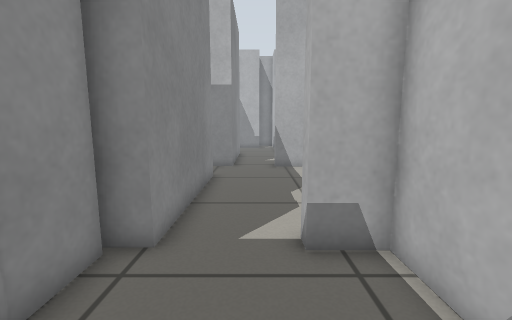
view 1 (above)

22 first-person views from a walk through a world built for the Gazebo simulator. The camera is 0.63 m above the floor, tilts 8° down and sees 90° across. The floor is counted in squares, 0.25 m on a side. Each view is taken from the middle of a square. On the plan, view 1 faces up. The plan holds only what a view shows up to about 17 squares ahead; the rest is blank.

view 2
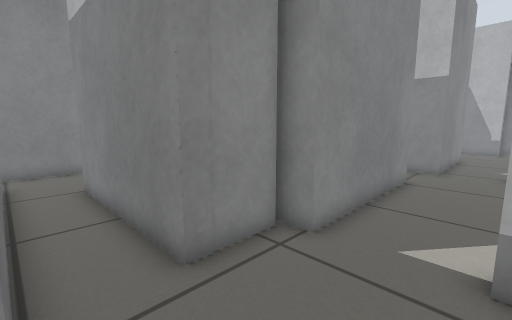

view 3
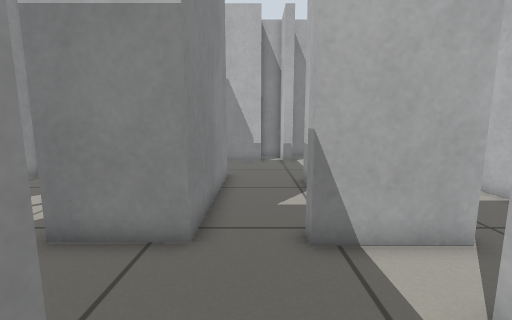

view 4
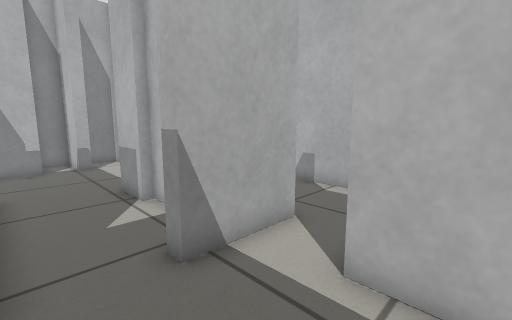

view 5
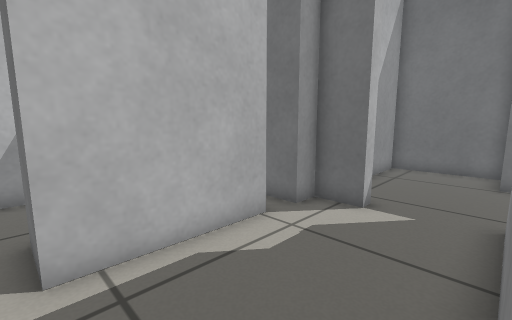

view 6
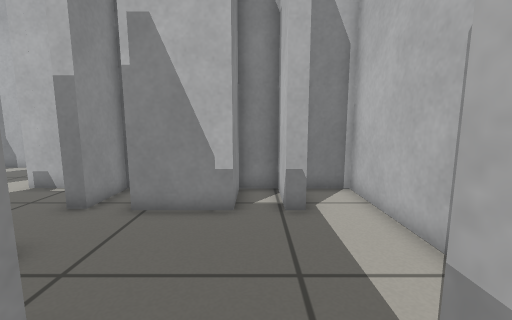

view 7
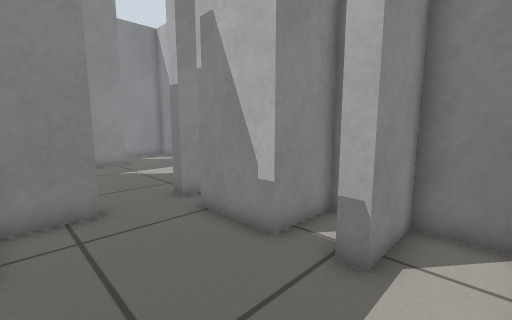

view 8
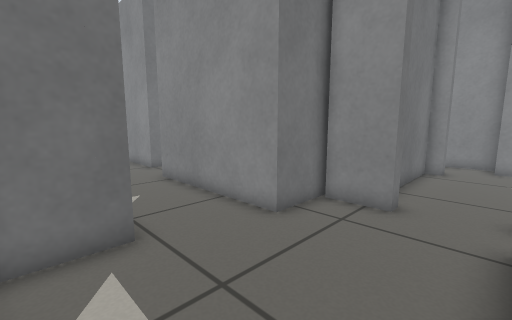

view 9
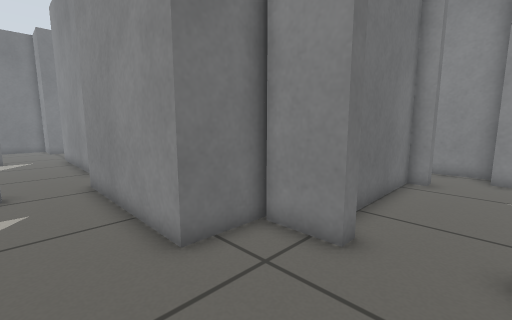

view 10
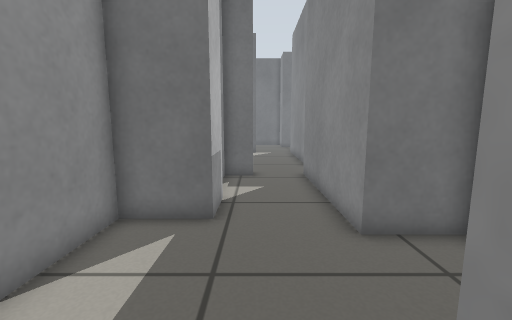

view 11
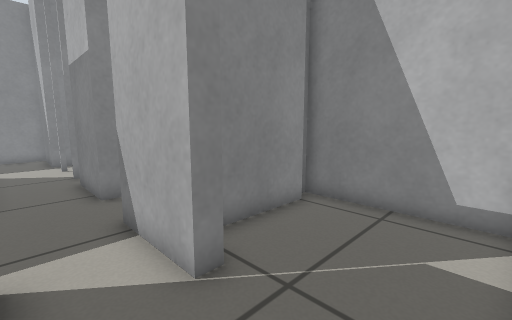

view 12
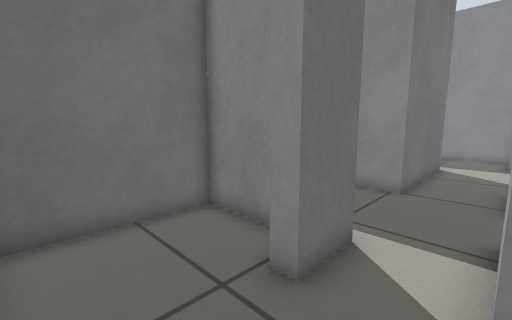

view 13
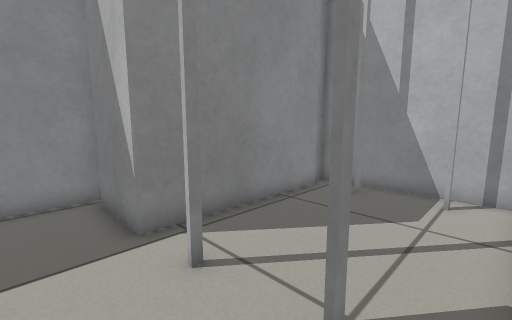

view 14
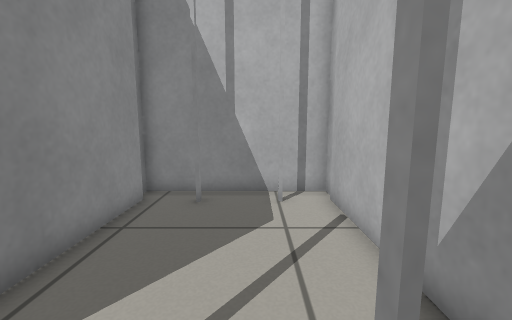

view 15
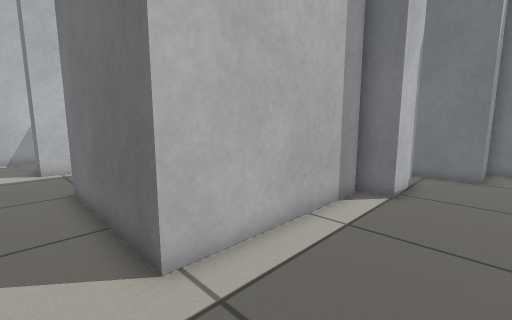

view 16
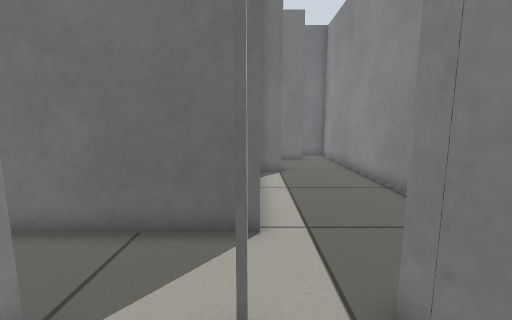

view 17
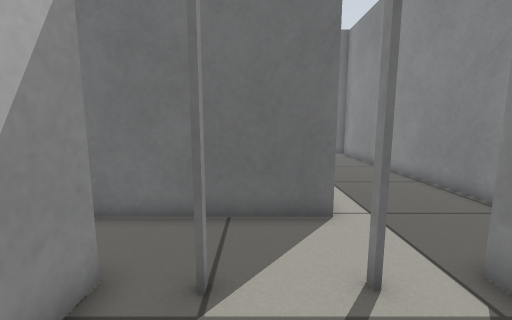

view 18
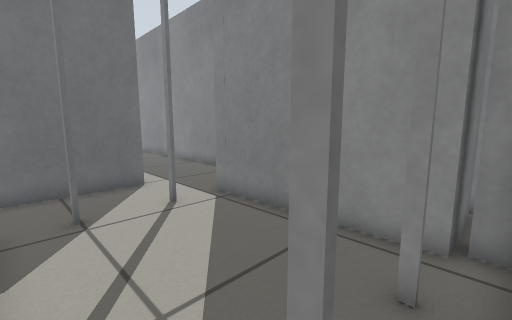

view 19
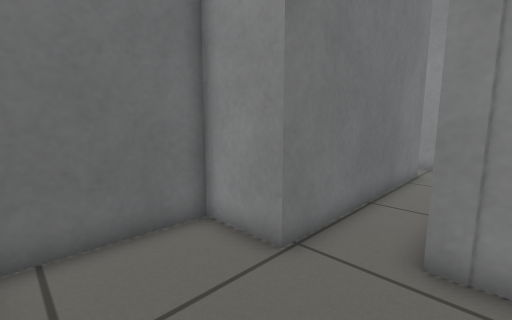

view 20
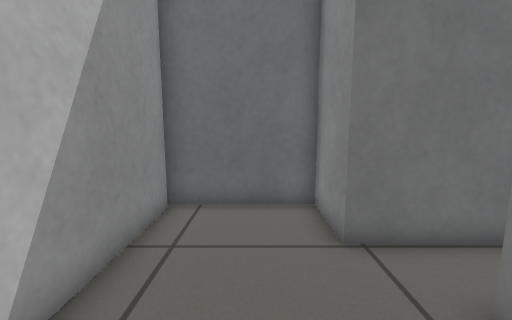

view 21
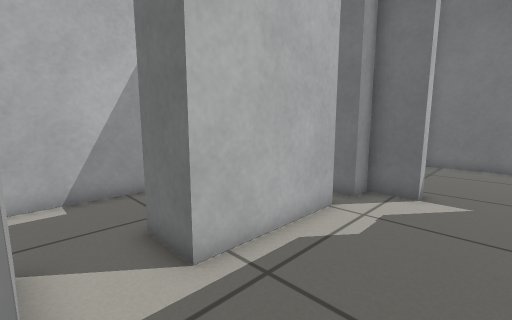

view 22
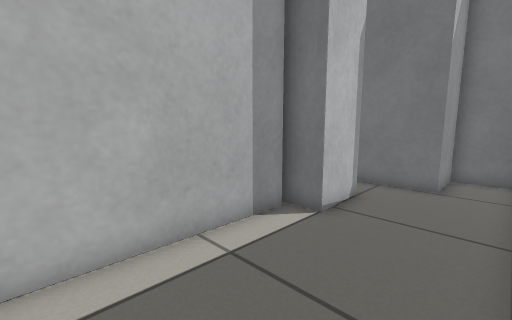

### Floor plan
Ten units are one square. View 1 is at (0, 0); x grows to the right and y downward. Boxes are objects, and circles mark ways between rooms. Rooms are numbered by the first view taken in them; rooms with no view inside come last. Other rooms are left out.
<svg viewBox="-150 -304 241 337">
<path fill="none" stroke="#000" d="M-21 -48 -32 -48M-30 -48 -30 -21 -102 -21M-106 1 -19 1 -19 28 27 28 27 -48 11 -48M27 -186 27 -194 21 -194 21 -214M26 -150 11 -150 11 -156 27 -156 27 -165M-41 -224 -14 -224 -14 -150 -45 -150M-56 -123 -21 -123 -21 -48M-44 -247 -38 -247 -38 -226M27 -77 27 -128M19 -272 19 -298 3 -298 3 -272 -27 -272M9 -54 27 -54 27 -65M11 -48 11 -55M-40 -299 -40 -272 -47 -272M21 -214 47 -214 47 -298 25 -298 25 -272 19 -272M45 -157 45 -150 26 -150M27 -128 48 -128 48 -121M86 -112 85 -195M34 -110 34 -84 82 -84M32 -201 32 -166M82 -208 27 -208M-45 -150 -45 -234 -111 -234 -111 -225M-108 -224 -108 -150M-91 -123 -56 -123M-91 -49 -91 -123M-102 -21 -103 -47 -87 -47M-108 -150 -139 -150M-145 -153 -145 6M-143 28 -123 28 -123 1 -106 1M-118 -247 -111 -247 -111 -240 -61 -240M-131 -286 -131 -265M-145 -266 -145 -243M-140 -224 -108 -224"/>
<circle cx="-5" cy="-50" r="3" fill="#2a7"/>
<circle cx="-100" cy="-10" r="3" fill="#2a7"/>
<circle cx="20" cy="-245" r="3" fill="#2a7"/>
<circle cx="35" cy="-140" r="3" fill="#2a7"/>
<circle cx="-45" cy="-135" r="3" fill="#2a7"/>
<circle cx="-45" cy="-260" r="3" fill="#2a7"/>
<circle cx="-100" cy="-137" r="3" fill="#2a7"/>
<text x="-10" y="-10">1</text>
<text x="0" y="-170">2</text>
<text x="30" y="-250">3</text>
<text x="60" y="-150">4</text>
<text x="-80" y="-180">5</text>
<text x="-120" y="-70">6</text>
<text x="-100" y="-260">7</text>
</svg>
Room 1 opens to room 2. Room 1 opens to room 6. Room 2 opens to room 3. Room 2 opens to room 4. Room 2 opens to room 5. Room 2 opens to room 7. Room 5 opens to room 6.

Where each view was taken, in squares from view 1:
view 1: 0 up, 0 right, facing up
view 2: 0 up, 1 right, facing up-left
view 3: 10 up, 0 right, facing up
view 4: 11 up, 1 left, facing up-right
view 5: 13 up, 2 left, facing down-right
view 6: 20 up, 1 right, facing up
view 7: 23 up, 4 right, facing up-left
view 8: 27 up, 4 right, facing down-left
view 9: 27 up, 1 right, facing down-left
view 10: 28 up, 1 right, facing down
view 11: 13 up, 8 right, facing up-left
view 12: 15 up, 8 right, facing down-left
view 13: 13 up, 5 left, facing up-left
view 14: 14 up, 7 left, facing up
view 15: 14 up, 13 left, facing down-right
view 16: 18 up, 9 left, facing down
view 17: 19 up, 7 left, facing down
view 18: 23 up, 5 left, facing down-left
view 19: 3 up, 2 right, facing down-left
view 20: 5 up, 0 right, facing down
view 21: 15 up, 1 left, facing down-right
view 22: 11 up, 14 left, facing down-right
